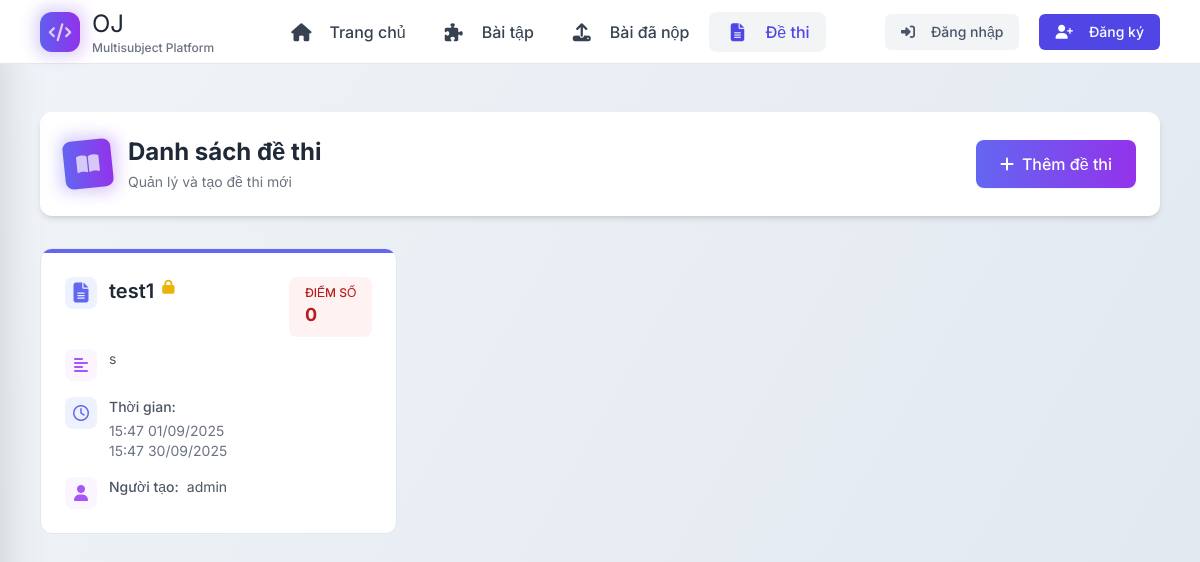
The app's page /exams/ with its own data.
### exams/models.py (models this page shows, shortened)
class Exam(models.Model):
    title = models.CharField(max_length=200)
    description = models.TextField()
    start_time = models.DateTimeField()
    end_time = models.DateTimeField()
    created_by = models.ForeignKey(settings.AUTH_USER_MODEL, on_delete=models.CASCADE)
    created_at = models.DateTimeField(auto_now_add=True)
    password = models.CharField(max_length=128, blank=True, null=True, help_text="Để trống nếu không muốn đặt mật khẩu.")
    problems = models.ManyToManyField(
        "problems.Problem",
        through="exams.ExamProblem",
        related_name="exams"
    )
    enrolled_users = models.ManyToManyField(
        settings.AUTH_USER_MODEL,
        through="exams.ExamEnrollment",
        related_name="enrolled_exams"
    )

### users/models.py (models this page shows)
class CustomUser(AbstractUser):
    is_teacher = models.BooleanField(default=False)

### exams/views.py (the view)
# urls.py: path('', views.exam_list, name='exam_list'),
def exam_list(request):
    exams = Exam.objects.all().order_by('-created_at')
    difficulty_map = {
        'one': 1, 'two': 2, 'three': 3, 'four': 4, 'five': 5, 'six': 6,
        'seven': 7, 'eight': 8, 'nine': 9, 'ten': 10, 'eleven': 11, 'twelve': 12,
    }
    for exam in exams:
        total_score = 0
        exam_problems = exam.exam_problems.all()
        for prob in exam_problems:
            if prob.problem and prob.problem.difficulty:
                score = difficulty_map.get(prob.problem.difficulty.lower(), 0)
                total_score += score
        exam.total_score = total_score
        exam.has_password = bool(exam.password)
    return render(request, 'exams/list.html', {'exams': exams})

### templates/exams/list.html (shortened to what this page needs)
{% extends 'base.html' %}
{% block content %}
<div class="max-w-7xl mx-auto px-4 py-8">
    <div class="relative bg-white rounded-xl shadow-md p-6 mb-8">
        <div class="flex flex-col sm:flex-row sm:items-center sm:justify-between gap-4">
            <div class="flex items-center">
                <div class="relative">
                    <div class="w-12 h-12 bg-gradient-to-r from-indigo-500 to-purple-600 rounded-lg flex items-center justify-center text-white text-xl transform -rotate-6 hover:rotate-0 transition-transform">
                        <i class="fas fa-book-open"></i>
                    </div>
                    <div class="absolute -inset-1 bg-gradient-to-r from-indigo-500 to-purple-600 rounded-lg blur opacity-30"></div>
                </div>
                <div class="ml-4">
                    <h1 class="text-2xl font-bold text-gray-800">Danh sách đề thi</h1>
                    <p class="text-gray-500 text-sm mt-1">Quản lý và tạo đề thi mới</p>
                </div>
            </div>
            <a href="{% url 'add_exam' %}"
               class="inline-flex items-center justify-center px-6 py-3 rounded-lg bg-gradient-to-r from-indigo-500 to-purple-600 text-white font-medium hover:from-indigo-600 hover:to-purple-700 transition-all duration-300 shadow-sm hover:shadow-md group">
                <i class="fas fa-plus mr-2 group-hover:scale-110 transition-transform"></i>
                <span>Thêm đề thi</span>
            </a>
        </div>
    </div>
    <div class="grid grid-cols-1 md:grid-cols-2 lg:grid-cols-3 gap-6">
        {% for exam in exams %}
        <div class="group">
            <div class="relative bg-white rounded-xl border border-gray-200 overflow-hidden transition-all duration-300 hover:shadow-lg hover:-translate-y-1">
                <div class="border-t-4 border-indigo-500"></div>
                <div class="p-6">
                    <div class="flex justify-between items-start mb-3">
                        <a href="{% url 'enroll_in_exam' exam.id %}" class="block group">
                            <h3 class="text-xl font-semibold text-gray-800 group-hover:text-indigo-600 transition-colors flex items-start">
                                <span class="w-8 h-8 rounded-lg bg-indigo-50 flex items-center justify-center mr-3 group-hover:bg-indigo-100 transition-colors">
                                    <i class="fas fa-file-alt text-indigo-500"></i>
                                </span>
                                {{ exam.title }}
                                {% if exam.has_password %}
                                    <span class="ml-2 text-yellow-500 text-sm">
                                        <i class="fas fa-lock"></i>
                                    </span>
                                {% endif %}
                            </h3>
                        </a>
                        <div class="px-4 py-2 rounded-lg {% if exam.total_score >= 8 %}bg-emerald-50 text-emerald-700{% elif exam.total_score >= 5 %}bg-amber-50 text-amber-700{% else %}bg-red-50 text-red-700{% endif %} flex items-center space-x-2">
                            <div>
                                <div class="text-xs font-medium uppercase">Điểm số</div>
                                <div class="text-lg font-bold">{{ exam.total_score }}</div>
                            </div>
                        </div>
                    </div>
                    <div class="space-y-4 text-gray-600">
                        <div class="flex items-start">
                            <span class="w-8 h-8 rounded-lg bg-purple-50 flex items-center justify-center mr-3">
                                <i class="fas fa-align-left text-purple-500"></i>
                            </span>
                            <p class="text-sm flex-1">
                                {{ exam.description|truncatewords:25 }}
                            </p>
                        </div>
                        <div class="flex items-start">
                            <span class="w-8 h-8 rounded-lg bg-indigo-50 flex items-center justify-center mr-3">
                                <i class="far fa-clock text-indigo-500"></i>
                            </span>
                            <div class="text-sm flex-1">
                                <span class="font-medium block mb-1">Thời gian:</span>
                                <span class="block text-gray-500">{{ exam.start_time|date:"H:i d/m/Y" }}</span>
                                <span class="block text-gray-500">{{ exam.end_time|date:"H:i d/m/Y" }}</span>
                            </div>
                        </div>
                        <div class="flex items-start">
                            <span class="w-8 h-8 rounded-lg bg-purple-50 flex items-center justify-center mr-3">
                                <i class="fas fa-user text-purple-500"></i>
                            </span>
                            <div class="text-sm flex-1">
                                <span class="font-medium">Người tạo:</span>
                                <span class="ml-1">{{ exam.created_by.username }}</span>
                            </div>
                        </div>
                    </div>
                </div>
            </div>
        </div>
        {% endfor %}
    </div>
</div>
{% endblock %}

### static/style.css (style rules this page uses)
:root { --primary-color: #4F46E5; --primary-hover: #4338CA; --secondary-color: #475569; --danger-color: #DC2626; --success-color: #059669; --light-color: #F3F4F6; --dark-color: #1F2937; --border-color: #E5E7EB; --bg-color: #FFFFFF; }
*, *::before, *::after { margin: 0; padding: 0; box-sizing: border-box; }
html { font-size: 16px; }
body { font-family: 'Inter', sans-serif; line-height: 1.5; color: var(--dark-color); background: linear-gradient(120deg, #f0f4f8 0%, #e0e7ef 100%); min-height: 100vh; }
h1, h2, h3, h4 { color: var(--dark-color); font-weight: 700; line-height: 1.2; margin-bottom: 1rem; }
h1 { font-size: 2rem; }
h3 { font-size: 1.25rem; }

### records on screen
Exam: title "test1", total_score "0", description "s", start_time "15:47 01/09/2025", end_time "15:47 30/09/2025", created_by.username "admin"
